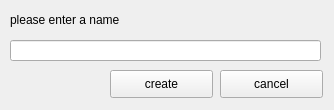
<?xml version="1.0" encoding="UTF-8"?>
<ui version="4.0">
 <class>myQtAppDLG</class>
 <widget class="QWidget" name="myQtAppDLG">
  <property name="geometry">
   <rect>
    <x>0</x>
    <y>0</y>
    <width>334</width>
    <height>110</height>
   </rect>
  </property>
  <property name="windowTitle">
   <string>Form</string>
  </property>
  <widget class="QLineEdit" name="lineEdit">
   <property name="geometry">
    <rect>
     <x>10</x>
     <y>40</y>
     <width>311</width>
     <height>21</height>
    </rect>
   </property>
  </widget>
  <widget class="QLabel" name="label">
   <property name="geometry">
    <rect>
     <x>10</x>
     <y>10</y>
     <width>301</width>
     <height>20</height>
    </rect>
   </property>
   <property name="text">
    <string>please enter a name</string>
   </property>
  </widget>
  <widget class="QPushButton" name="pushButton">
   <property name="geometry">
    <rect>
     <x>220</x>
     <y>70</y>
     <width>103</width>
     <height>28</height>
    </rect>
   </property>
   <property name="text">
    <string>cancel</string>
   </property>
  </widget>
  <widget class="QPushButton" name="pushButton_2">
   <property name="geometry">
    <rect>
     <x>110</x>
     <y>70</y>
     <width>103</width>
     <height>28</height>
    </rect>
   </property>
   <property name="text">
    <string>create</string>
   </property>
  </widget>
 </widget>
 <resources/>
 <connections/>
</ui>
